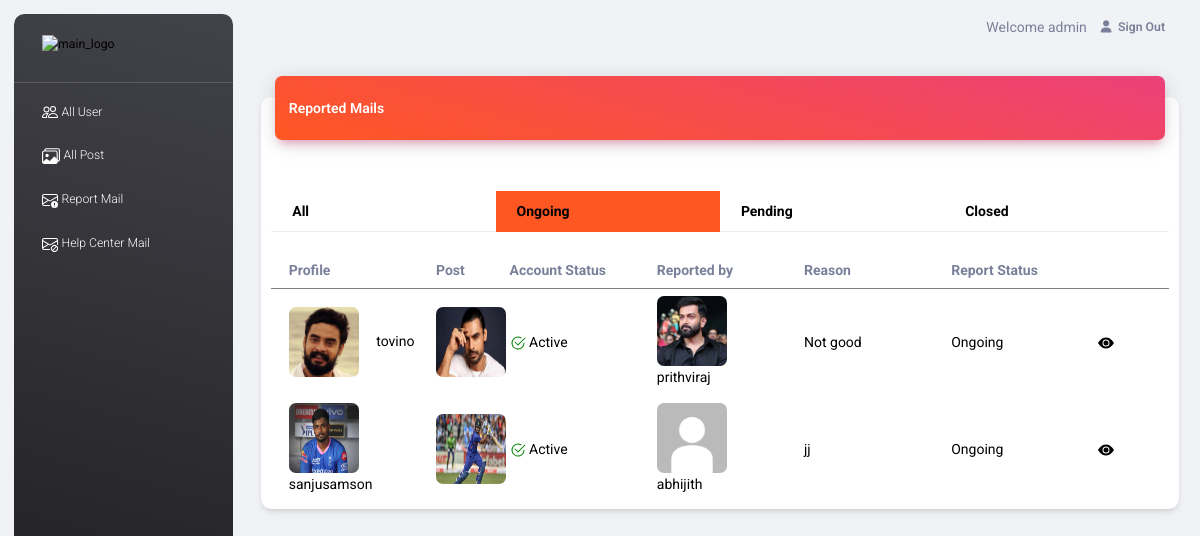
The page /admin_app/report_mail/ (signed in) on the database its author committed.
### Frontend/models.py (models this page shows)
class ReportDB(models.Model):
    PostId = models.ForeignKey(PostDB, on_delete=models.CASCADE)
    UserId = models.ForeignKey(RegisterDB, on_delete=models.CASCADE)
    Reason = models.CharField(max_length=100, null=True, blank=True)
    created_at = models.DateTimeField(auto_now_add=True)
    ReviewComment = models.CharField(max_length=100, null=True, blank=True)
    ReportStatus = models.IntegerField(default=0)

class PostDB(models.Model):
    PostId = models.AutoField(primary_key=True)
    UserId = models.ForeignKey(RegisterDB, on_delete=models.CASCADE)
    Username = models.CharField(max_length=50, null=True, blank=True)
    Description = models.CharField(max_length=400, null=True, blank=True)
    PImage = models.ImageField(upload_to="PostImage", null=True, blank=True, default=None)
    created_at = models.DateTimeField(auto_now_add=True)
    no_of_likes = models.IntegerField(default=0)
    no_of_comments = models.IntegerField(default=0)

class RegisterDB(models.Model):
    UserId = models.AutoField(primary_key=True)
    Name = models.CharField(max_length=50, null=True, blank=True)
    Username = models.CharField(max_length=50, null=True, blank=True)
    Email = models.CharField(max_length=70, null=True, blank=True)
    Password = models.CharField(max_length=20, null=True, blank=True)
    DP = models.ImageField(upload_to="DP", default='default.jpg')
    Account_created = models.DateTimeField(auto_now_add=True)
    Status = models.IntegerField(default=0)

### admin_app/views.py (the view)
# urls.py: path('report_mail/', views.report_mail, name="report_mail"),
def report_mail(request):
    if 'username' in request.session:
        mail = ReportDB.objects.all()
        ongoing = ReportDB.objects.filter(ReportStatus=0)
        pending = ReportDB.objects.filter(ReportStatus=1)
        closed = ReportDB.objects.filter(ReportStatus=2)
        return render(request, "report_mail.html", {'mail': mail, 'ongoing': ongoing, 'pending': pending, 'closed': closed})
    else:
        return redirect(admin_login)

### admin_app/templates/report_mail.html (shortened to what this page needs)
<!DOCTYPE html>
{% extends 'index.html' %}
{% block content %}
<html lang="en">
<head>
</head>
<body>
<div class="container-fluid py-4">
    <div class="row">
        <div class="col-12">
            <div class="card my-4">
                <div class="card-header p-0 position-relative mt-n4 mx-3 z-index-2">
                    <div class="bg-gradient-primary shadow-primary border-radius-lg pt-4 pb-3">
                        <div class="row justify-content-between">
                            <div class="col-3">
                                <h6 class="text-white text-capitalize ps-3">Reported Mails</h6>
                            </div>
                        </div>
                    </div>
                </div>
                <div class="card-body pb-2">
                    <div class="full inner_elements margin_top_30">
                        <div class="tab_style2">
                            <div class="tabbar">
                                <nav>
                                    <div class="row nav nav-tabs" id="nav-tab" role="tablist">
                                        <a aria-selected="false" class="col nav-item nav-link" data-toggle="tab"
                                           href="#all_mail" id="nav-all-tab" role="tab"><strong>All</strong></a>
                                        <a aria-selected="true" class=" col nav-item nav-link active" data-toggle="tab"
                                           href="#ongoing_mail" id="nav-ongoing-tab" role="tab"><strong>
                                            Ongoing </strong></a>
                                        <a aria-selected="true" class=" col nav-item nav-link" data-toggle="tab"
                                           href="#pending_mail" id="nav-pending-tab" role="tab"><strong>
                                            Pending </strong></a>
                                        <a aria-selected="false" class="col nav-item nav-link" data-toggle="tab"
                                           href="#closed_mail" id="nav-closed-tab" role="tab"><strong>
                                            Closed </strong></a>
                                    </div>
                                </nav>
                                <div class="tab-content" id="nav-tabContent">
                                    <div aria-labelledby="nav-ongoing-tab" class="tab-pane fade show active" id="ongoing_mail"
                                         role="tabpanel">
                                        <div class="msg_list_main">
                                            <div>
                                                <div class="row p-2" style="border-bottom: 1px solid grey;">
                                                    <div class="col">
                                                        <b style="font-size:14px;">Profile</b>
                                                    </div>
                                                    <div class="col-1">
                                                        <b style="font-size:14px;">Post</b>
                                                    </div>
                                                    <div class="col">
                                                        <b style="font-size:14px;">Account Status</b>
                                                    </div>
                                                    <div class="col">
                                                        <b style="font-size:14px;">Reported by</b>
                                                    </div>
                                                    <div class="col">
                                                        <b style="font-size:14px;">Reason</b>
                                                    </div>
                                                    <div class="col">
                                                        <b style="font-size:14px;">Report Status</b>
                                                    </div>
                                                     <div class="col-1">
                                                    </div>
                                                </div>
                                                    {% for i in ongoing %}
                                                        <div class="row p-2 list-row align-items-center">
                                                            <div class="col">
                                                                <a href="{% url 'user_profile' dataid=i.PostId.UserId_id %}">
                                                                <img alt="user1"
                                                                     class="avatar me-3 border-radius-lg" style="height:70px; width:70px;"
                                                                     src="{{i.PostId.UserId.DP.url}}">
                                                                {{i.PostId.Username}}</a>
                                                            </div>
                                                            <div class="col-1">
                                                                <a href="{% url 'view_each_post' dataid=i.PostId_id %}">
                                                                <img alt="user1"
                                                                     class="me-3 border-radius-lg" style="height:70px; width:70px;"
                                                                     src="{{i.PostId.PImage.url}}">
                                                                </a>
                                                            </div>
                                                            <div class="col">
                                                                {% if i.PostId.UserId.Status == 0 %}
                                                                Active
                                                                {% else %}
                                                                <svg xmlns="http://www.w3.org/2000/svg" width="16" height="16" fill="red" class="bi bi-ban" viewBox="0 0 16 16">
                                                                  <path d="M15 8a6.973 6.973 0 0 0-1.71-4.584l-9.874 9.875A7 7 0 0 0 15 8M2.71 12.584l9.874-9.875a7 7 0 0 0-9.874 9.874ZM16 8A8 8 0 1 1 0 8a8 8 0 0 1 16 0"/>
                                                                </svg>
                                                                Disabled
                                                                {% endif %}
                                                            </div>
                                                            <div class="col">
                                                                <a href="{% url 'user_profile' dataid=i.UserId_id %}">
                                                                <img alt="user1"
                                                                     class="avatar me-3 border-radius-lg" style="height:70px; width:70px;"
                                                                     src="{{i.UserId.DP.url}}">
                                                                {{i.UserId.Username}}</a>
                                                            </div>
                                                            <div class="col">
                                                                <a>{{i.Reason}}</a>
                                                            </div>
                                                            <div class="col">
                                                                {% if i.ReportStatus == 0 %}
                                                                    Ongoing
                                                                {% elif i.ReportStatus == 1 %}
                                                                    Pending
                                                                {% else %}
                                                                    Closed
                                                                {% endif %}
                                                            </div>
                                                            <div class="col-1">
                                                                <a href="{% url 'report_detail' dataid=i.id %}">
                                                                    <svg xmlns="http://www.w3.org/2000/svg" width="16" height="16" fill="currentColor" class="bi bi-eye-fill" viewBox="0 0 16 16">
                                                                      <path d="M10.5 8a2.5 2.5 0 1 1-5 0 2.5 2.5 0 0 1 5 0"/>
                                                                      <path d="M0 8s3-5.5 8-5.5S16 8 16 8s-3 5.5-8 5.5S0 8 0 8m8 3.5a3.5 3.5 0 1 0 0-7 3.5 3.5 0 0 0 0 7"/>
                                                                    </svg>
                                                                </a>
                                                            </div>
                                                        </div>
                                                    {% endfor %}
                                            </div>
                                        </div>
                                    </div>
                                </div>
                            </div>
                        </div>
                    </div>
                </div>
            </div>
        </div>
    </div>
</div>
</body>
</html>
{% endblock %}

### admin_app/templates/index.html (shortened to what this page needs)
<!DOCTYPE html>
{% load static %}
<html lang="en">
<head>
  <link rel="stylesheet" href="{% static 'asset/css/custom-admin.css' %}" />
  <link rel="stylesheet" href="{% static 'assets/style.css' %}" />
  <link href="{% static 'asset/css/nucleo-icons.css' %}" rel="stylesheet" />
  <link href="{% static 'asset/css/nucleo-svg.css' %}" rel="stylesheet" />
  <link id="pagestyle" href="{% static 'asset/css/material-dashboard.css' %}" rel="stylesheet" />
</head>
<body class="g-sidenav-show  bg-gray-200">
  <aside class="sidenav navbar navbar-vertical navbar-expand-xs border-0 border-radius-xl my-3 fixed-start ms-3   bg-gradient-dark" id="sidenav-main">
    <div class="sidenav-header">
      <a class="navbar-brand m-0" target="_blank">
        <img src="{% static 'asset/img/logo/clikznet.png' %}" class="navbar-brand-img h-100" alt="main_logo">
      </a>
    </div>
    <hr class="horizontal light mt-0 mb-2">
    <div class="collapse navbar-collapse  w-auto  max-height-vh-100" id="sidenav-collapse-main">
      <ul class="navbar-nav">
        <li class="nav-item">
          <a class="nav-link text-white " href="{% url 'user_data' %}">
            <span class="nav-link-text ms-1"> All User</span>
          </a>
        </li>
        <li class="nav-item">
          <a class="nav-link text-white " href="{% url 'post_data' %}">
            <span class="nav-link-text ms-1">All Post</span>
          </a>
        </li>
        <li class="nav-item">
          <a class="nav-link text-white " href="{% url 'report_mail' %}">
            <span class="nav-link-text ms-1"> Report Mail</span>
          </a>
        </li>
        <li class="nav-item">
          <a class="nav-link text-white " href="{% url 'help_mail' %}">
            <span class="nav-link-text ms-1"> Help Center Mail</span>
          </a>
        </li>
      </ul>
    </div>
  </aside>
  <main class="main-content position-relative max-height-vh-100 h-100 border-radius-lg ">
    <nav class="navbar navbar-main navbar-expand-lg px-0 mx-4 shadow-none border-radius-xl" id="navbarBlur" navbar-scroll="true">
      <div class="container-fluid py-1 px-3">
        <div class="collapse navbar-collapse mt-sm-0 mt-2 me-md-0 me-sm-4" id="navbar">
          <div class="ms-md-auto pe-md-3 d-flex align-items-center">
            <div class="input-group input-group-outline">
              Welcome {{request.session.username}}
            </div>
          </div>
          <ul class="navbar-nav  justify-content-end">
            <li class="nav-item d-flex align-items-center">
              <a href="{% url 'admin_logout' %}" class="nav-link text-body font-weight-bold px-0">
                <i class="fa fa-user me-sm-1"></i>
                <span class="d-sm-inline d-none" >Sign Out</span>
              </a>
            </li>
          </ul>
        </div>
      </div>
    </nav>
                    {% block content %}
                     {% endblock %}
  </main>
</body>
</html>

### admin_app/static/asset/css/custom-admin.css (style rules this page uses)
.list-row { color:black; }

### Frontend/static/assets/style.css (style rules this page uses)
* { margin: 0; padding: 0; outline: none !important; }
html, body { color: #898989; font-size: 14px; font-family: 'Poppins', sans-serif; line-height: normal; font-weight: 300; overflow-x: hidden !important; }
a { color: #1f1f1f; text-decoration: none !important; outline: none !important; -webkit-transition: all .3s ease-in-out; -moz-transition: all .3s ease-in-out; -ms-transition: all .3s ease-in-out; -o-transition: all .3s ease-in-out; transition: all .3s ease-in-out; }
h1, h2, h3, h4, h5, h6 { letter-spacing: 0; font-weight: normal; position: relative; padding: 0; font-weight: normal; line-height: normal; color: #1f1f1f; margin: 0 }
h6 { font-size: 13px }
a { color: #898989; text-decoration: none; outline: none; }
a, .btn { text-decoration: none !important; outline: none !important; -webkit-transition: all .3s ease-in-out; -moz-transition: all .3s ease-in-out; -ms-transition: all .3s ease-in-out; -o-transition: all .3s ease-in-out; transition: all .3s ease-in-out; }
ul { list-style-type: none; padding: 0px; margin: 0px; }
.full { width: 100%; float: left; }
.margin_top_30 { margin-top: 30px; }
i, span { display: inline-block; }
.msg_list_main { float: left; width: 100%; }
.tabbar { float: left; width: 100%; }
.tab-content { padding: 20px 0; }
.tabbar .nav-tabs { border-bottom: solid #eee 1px; }
.tabbar nav div.nav-tabs .nav-link { border-radius: 0; padding: 8px 20px; font-size: 14px; font-weight: 300; }
.tab_style2 .tabbar nav div.nav-tabs .nav-link.active { background: #ff5722; color: #fff; border-color: #ff5722; }

### admin_app/templates/report_mail.html (style rules this page uses)
a { text-decoration: none !important; color: black !important; }

### rows shown on the page
ReportDB: PostId.UserId.DP (picture), PostId.Username "tovino", PostId.PImage (picture), shows "Active", UserId.DP (picture), UserId.Username "prithviraj", Reason "Not good", ReportStatus "Ongoing"
ReportDB: PostId.UserId.DP (picture), PostId.Username "sanjusamson", PostId.PImage (picture), shows "Active", UserId.DP (placeholder picture), UserId.Username "abhijith", Reason "jj", ReportStatus "Ongoing"

### other values the page prints
{{ request.session.username }} "admin"
